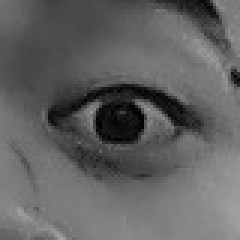
#> input picture 2.jpg, 80 x 80 px (shown 3 times larger)
$ python get_circle_dir0.py
#> lines starting #> are read from the running program, lines starting #| are printed output that depends on the picture; after the words box and inside, x2 and y2 are one past the last pixel; in counts of white or black regions, pixels touching at a corner belong together
# -*- coding: utf-8 -*-
"""
Created on Sun Feb 24 16:04:29 2019

@author: TongDist
"""

import cv2
import numpy as np

#获取圆上坐标      图片长  宽  圆心坐标  半径
def get_circle_dir(width,high,center,r):
    points=[]
    img_temp = np.zeros([width,high],np.uint8)
    cv2.circle(img_temp,center,r,(255,255,255),1)
    for x in range(0,width):
        for y in range(0,high):
            if img_temp[x][y]!=0:
                points.append([x,y])
    '''
    cv2.imshow('test',img_temp)
    print(img_temp)
    '''
    return points

#获取标准化 的 圆上坐标
def g_cir_list(i):
    i_list=get_circle_dir(2*(i+1),2*(i+1),(i+1,i+1),i)
    for i_l in i_list:
        i_l[0]-=(i+1)
        i_l[1]-=(i+1)
    return i_list


print(g_cir_list(1))
print(g_cir_list(2))
print(g_cir_list(3))
print('- - - -')
import pickle
#写
pickle_list = open('pickle_circle.pkl','wb')

pickle.dump(g_cir_list(1),pickle_list)
pickle.dump(g_cir_list(2),pickle_list)
pickle.dump(g_cir_list(3),pickle_list)
pickle.dump(g_cir_list(4),pickle_list)
pickle.dump(g_cir_list(5),pickle_list)
pickle.dump(g_cir_list(6),pickle_list)
pickle.dump(g_cir_list(7),pickle_list)
pickle.dump(g_cir_list(8),pickle_list)
pickle.dump(g_cir_list(9),pickle_list)
#> in get_circle_dir (call 12), `cv2.circle(img_temp,center,r,(255,255,255),1)`:
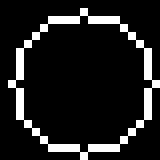
#> img_temp: shape (20, 20) (shown 8 times larger); 12% white in thin lines or dots
pickle.dump(g_cir_list(10),pickle_list)
#> in get_circle_dir (call 13), `cv2.circle(img_temp,center,r,(255,255,255),1)`:
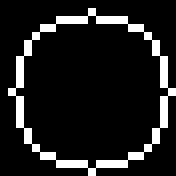
#> img_temp: shape (22, 22) (shown 8 times larger); 11.6% white in thin lines or dots
pickle.dump(g_cir_list(11),pickle_list)
#> in get_circle_dir (call 14), `cv2.circle(img_temp,center,r,(255,255,255),1)`:
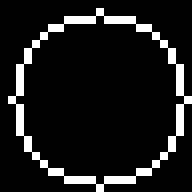
#> img_temp: shape (24, 24) (shown 8 times larger); 10.4% white in thin lines or dots
pickle.dump(g_cir_list(12),pickle_list)
#> in get_circle_dir (call 15), `cv2.circle(img_temp,center,r,(255,255,255),1)`:
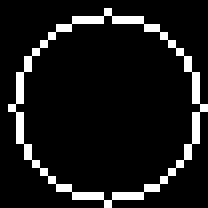
#> img_temp: shape (26, 26) (shown 8 times larger); 9.5% white in thin lines or dots
pickle_list.close()

#读
read_test=open('pickle_circle.pkl','rb')
while(True):
    try:
        print(pickle.load(read_test))
    except:
        print("that's all")
        break

read_test.close()

print('---')
p1=get_circle_dir(4,4,(2,2),1)
print(p1)
for p in p1:
    p[0]-=2
    p[1]-=2
print(p1)

p2=get_circle_dir(6,6,(3,3),2)
print(p2)
for p in p2:
    p[0]-=3
    p[1]-=3
print(p2)

print('---')
#圆上像素和     图像  点坐标
def circle_sum(img,points):
    sum0=0
    for point in points:
        sum0+=img[point[0],point[1]]
    return sum0

def start_try(img_0,start_point,start_r):
    sum_list=[]
    for i in range(start_r,20):
        points_temp = get_circle_dir(80,80,start_point,i)
        sun_temp = circle_sum(img_0,points_temp)
        sum_list.append(sun_temp)
    return sum_list

img2=cv2.imread('2.jpg',0)
#> img2 is the input picture: shape (80, 80); min 0, max 165, mean 97.6
#cv2.circle(img2,(40,40),5,(255,255,255),1)

cv2.imshow('2',img2)
import time
start = time.time()
points2=get_circle_dir(80,80,(40,40),5)
#> in get_circle_dir (call 18), `cv2.circle(img_temp,center,r,(255,255,255),1)`:
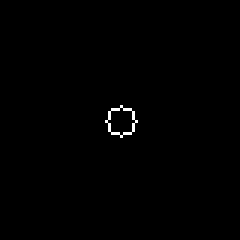
#> img_temp: shape (80, 80) (shown 3 times larger); 0.44% white in thin lines or dots, all inside (x1, y1, x2, y2) = (35, 35, 46, 46)
print(time.time()-start)
start = time.time()
print(circle_sum(img2,points2))
#> the loop in circle_sum, `for point in points:` made 28 passes
#> sum0 on passes 1 to 12: 4, 15, 29, 46, 65, 81, 88, 116, 123, 141, 163, 172
#> after the loop in circle_sum, `for point in points:`: sum0 = 452
#| 452
print(time.time()-start)
start = time.time()
su=start_try(img2,(40,40),1)
#> the loop in start_try, `for i in range(start_r,20):` made 19 passes
#> sun_temp on passes 1 to 12: 61, 120, 294, 438, 452, 499, 459, 1378, 3076, 4735, 4728, 4513
#> after the loop in start_try, `for i in range(start_r,20):`: sum_list = [61, 120, 294, 438, 452, 499, 459, 1378, 3076, 4735, 4728, 4513, 4871, 5381, 6031, 6152, 6729, 7287, 7816]
#> su has the same summary as sum_list in start_try
print(time.time()-start)
d=[]
for s in range(0,len(su)-1):
   d.append(su[s+1]-su[s])
#> this loop made 18 passes
#> after the loop, d = [59, 174, 144, 14, 47, -40, 919, 1698, 1659, -7, -215, 358, 510, 650, 121, 577, 558, 529]
print(su)
#| [61, 120, 294, 438, 452, 499, 459, 1378, 3076, 4735, 4728, 4513, 4871, 5381, 6031, 6152, 6729, 7287, 7816]
print(d)
#| [59, 174, 144, 14, 47, -40, 919, 1698, 1659, -7, -215, 358, 510, 650, 121, 577, 558, 529]

cv2.circle(img2,(40,40),8,(255,255,255),1)
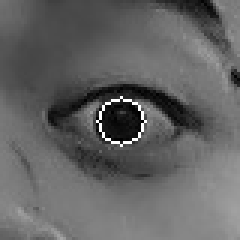
#> img2: shape (80, 80) (shown 3 times larger); 0.69% of pixels changed, all inside (x1, y1, x2, y2) = (32, 32, 49, 49)
cv2.imshow('3',img2)
cv2.waitKey(0)
cv2.destroyAllWindows()

$ run again, with 1.jpg copied over 2.jpg
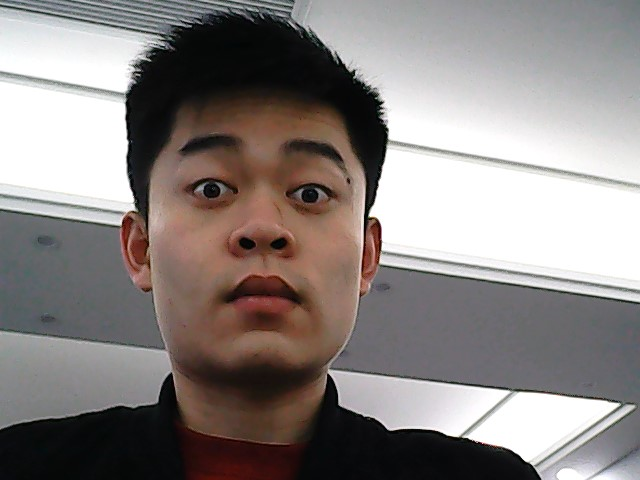
#> input picture 1.jpg, 640 x 480 px
#> img_temp: shape (20, 20); 12% white in thin lines or dots
#> img_temp: shape (22, 22); 11.6% white in thin lines or dots
#> img_temp: shape (24, 24); 10.4% white in thin lines or dots
#> img_temp: shape (26, 26); 9.5% white in thin lines or dots
#> `img2=cv2.imread('2.jpg',0)`:
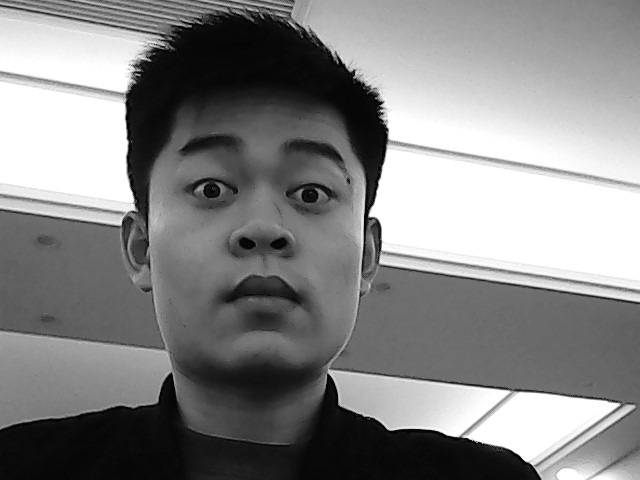
#> img2: shape (480, 640); min 0, max 255, mean 133.7
#> img_temp: shape (80, 80); 0.44% white in thin lines or dots, all inside (x1, y1, x2, y2) = (35, 35, 46, 46)
#> the loop in circle_sum, `for point in points:` made 28 passes
#> sum0 on passes 1 to 8: 231, 462, 693, 925, 1157, 1390, 1623, 1856
#> after the loop in circle_sum, `for point in points:`: sum0 = 6594
#| 6594
#> the loop in start_try, `for i in range(start_r,20):` made 19 passes
#> sun_temp on passes 1 to 8: 941, 1881, 3764, 4704, 6594, 7538, 8476, 10348
#> after the loop in start_try, `for i in range(start_r,20):`: sum_list = [941, 1881, 3764, 4704, 6594, 7538, 8476, 10348, 11286, 13157, 14091, 15042, 16926, 17843, 19736, 20735, 22629, 23421, 24294]
#> su has the same summary as sum_list in start_try
#> the loop `for s in range(0,len(su)-1):` made 18 passes
#> after the loop `for s in range(0,len(su)-1):`: d = [940, 1883, 940, 1890, 944, 938, 1872, 938, 1871, 934, 951, 1884, 917, 1893, 999, 1894, 792, 873]
#| [941, 1881, 3764, 4704, 6594, 7538, 8476, 10348, 11286, 13157, 14091, 15042, 16926, 17843, 19736, 20735, 22629, 23421, 24294]
#| [940, 1883, 940, 1890, 944, 938, 1872, 938, 1871, 934, 951, 1884, 917, 1893, 999, 1894, 792, 873]
